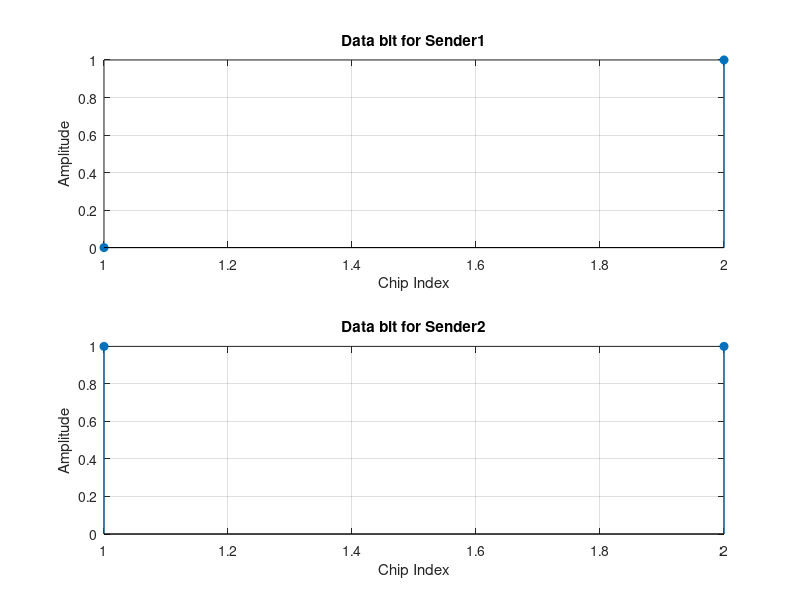
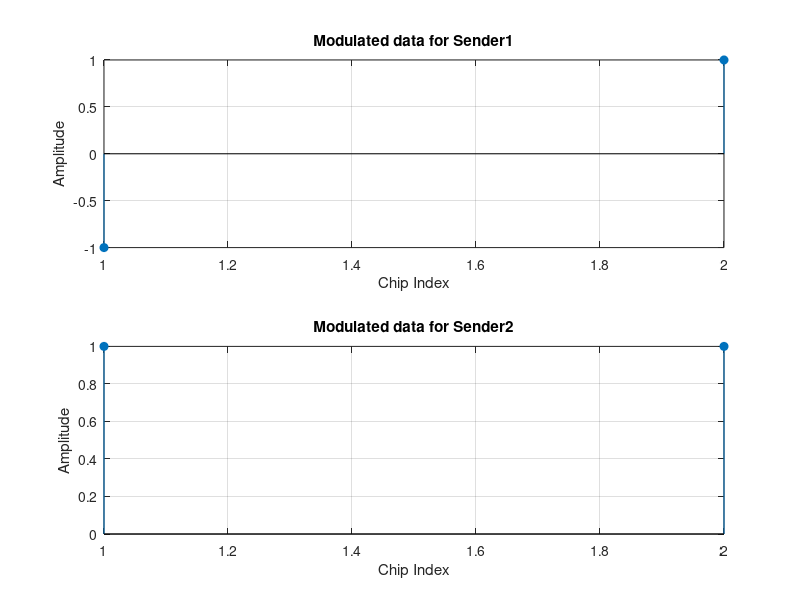
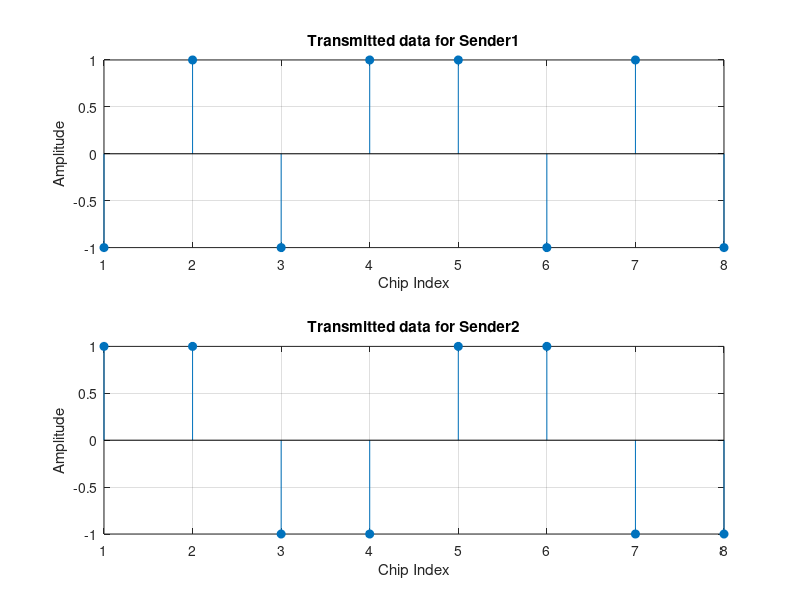
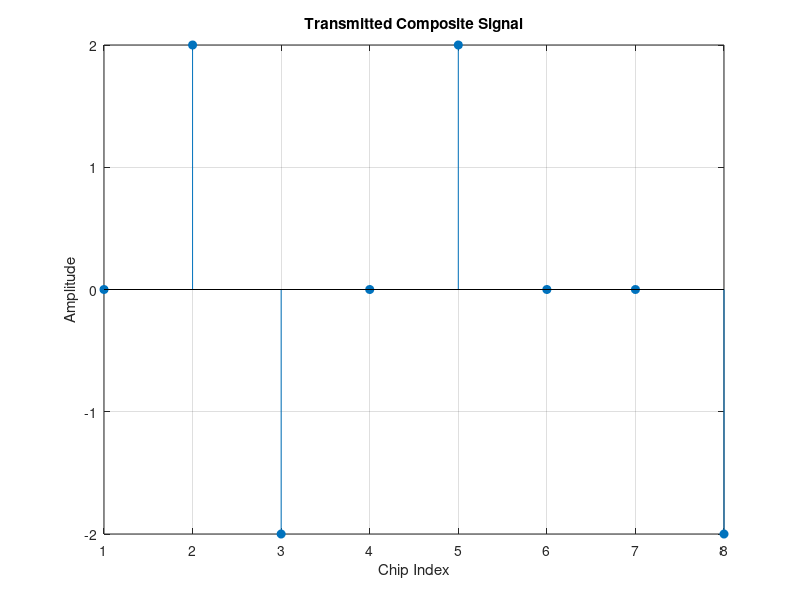

Reproduce these figures in MATLAB, in order.
%CDMA implementation
clc;clear;close all;

% Generate Binary Data

% Parameters
num_users = 2;
data_length = 2;         % Keep small for display
chip_length = 4;          % Must be a power of 2: 2, 4, 8, 16, etc.
EbNo_dB = 10;

data = randi([0 1], num_users, data_length);
disp('Original Data(d) for sender_1 and sender_2 :');
disp(data);

% BPSK Modulation (0 ? -1, 1 ? +1)
modulated_data =( 2 .* data) - 1;
disp('modulated_data (m = 2*d-1) for sender_1 and sender_2 :');
disp(modulated_data);

% Generate Walsh Codes (Hadamard Matrix)
% Ensure chip_length is a power of 2
if mod(log2(chip_length), 1) ~= 0
    error('chip_length must be a power of 2.');
end
walsh_codes = hadamard(chip_length);

% Use orthogonal codes, skip the all-ones row (optional)
spreading_codes = walsh_codes(2:num_users+1, :);
disp('Spreading codes (c) for sender_1 and sender_2 :');
disp(spreading_codes);

% Spreading
tx_signal = zeros(num_users, data_length * chip_length);
for u = 1:num_users
    for i = 1:data_length
        idx_start = (i-1)*chip_length + 1;
        idx_end = idx_start + chip_length - 1;
        tx_signal(u, idx_start:idx_end) = ...
            modulated_data(u, i) * spreading_codes(u,:);
    end
end

disp('tx_signal (m*c) for sender_1 and sender_2:');
disp(tx_signal);

% Combine User Signals
composite_signal = sum(tx_signal, 1);
disp('Composite Signal {sum(tx_signal)} :');
disp(composite_signal); 

% Add AWGN Noise
EbNo_linear = 10^(EbNo_dB/10);
noise_power = 1 / (2 * EbNo_linear * chip_length);
noise = sqrt(noise_power) * randn(size(composite_signal));
received_signal = composite_signal + noise;
disp('received_signal (composite_signal + noise) :');
disp(received_signal);

% Despreading and Demodulation
recovered_data = zeros(num_users, data_length);
for u = 1:num_users
    for i = 1:data_length
        idx_start = (i-1)*chip_length + 1;
        idx_end = idx_start + chip_length - 1;
        chips = received_signal(idx_start:idx_end);
        correlation = dot(chips, spreading_codes(u, :));
        recovered_data(u, i) = correlation > 0;
    end
end

disp('Recovered Data for receiver_1 and receiver_2 :');
disp(recovered_data);

% Bit Error Rate (BER)
for u = 1:num_users
    errors = sum(data(u,:) ~= recovered_data(u,:));
    ber = errors / data_length;
    fprintf('Users_%d BER (Bit Error Rate): %.4f\n', u, ber);
end

figure;
for u = 1:num_users
    subplot(num_users, 1, u);
    stem(data(u,:), 'filled');
    title(['Data bit for Sender',num2str(u)]);
    xlabel('Chip Index');
    ylabel('Amplitude');
    grid on;
end

figure;
for u = 1:num_users
    subplot(num_users, 1, u);
    stem(modulated_data(u,:), 'filled');
    title(['Modulated data for Sender',num2str(u)]);
    xlabel('Chip Index');
    ylabel('Amplitude');
    grid on;
end

figure;
for u = 1:num_users
    subplot(num_users, 1, u);
    stem(tx_signal(u,:), 'filled');
    title(['Transmitted data for Sender',num2str(u)]);
    xlabel('Chip Index');
    ylabel('Amplitude');
    grid on;
end

figure;
stem(composite_signal,'filled');
title('Transmitted Composite Signal');
xlabel('Chip Index');
ylabel('Amplitude');
grid on;


figure;
for u = 1:num_users
    subplot(num_users, 1, u);
    stem(recovered_data(u,:), 'filled');
    title(['Received Signal for receiver',num2str(u)]);
    xlabel('Chip Index');
    ylabel('Amplitude');
    grid on;
end


